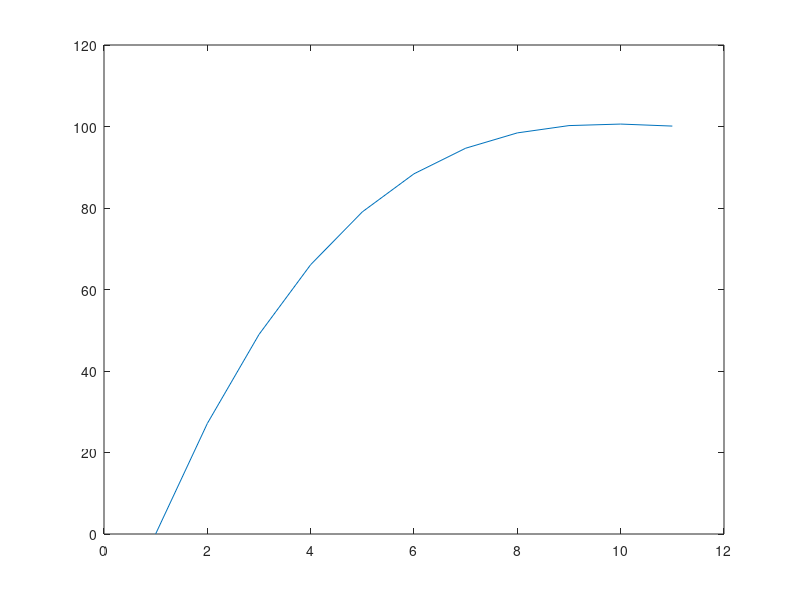

Source code (MATLAB):
clear;

x = [0,1,2,3,4,5,6,7,8,9,10];
%y = [0,27,49,66,100];

p1 = 0.09158;
p2 = -2.907;
p3 = 29.92;
p4 = 0.02321 ;

y = p1*x.^3+p2*x.^2+p3*x+p4;




plot(y)
